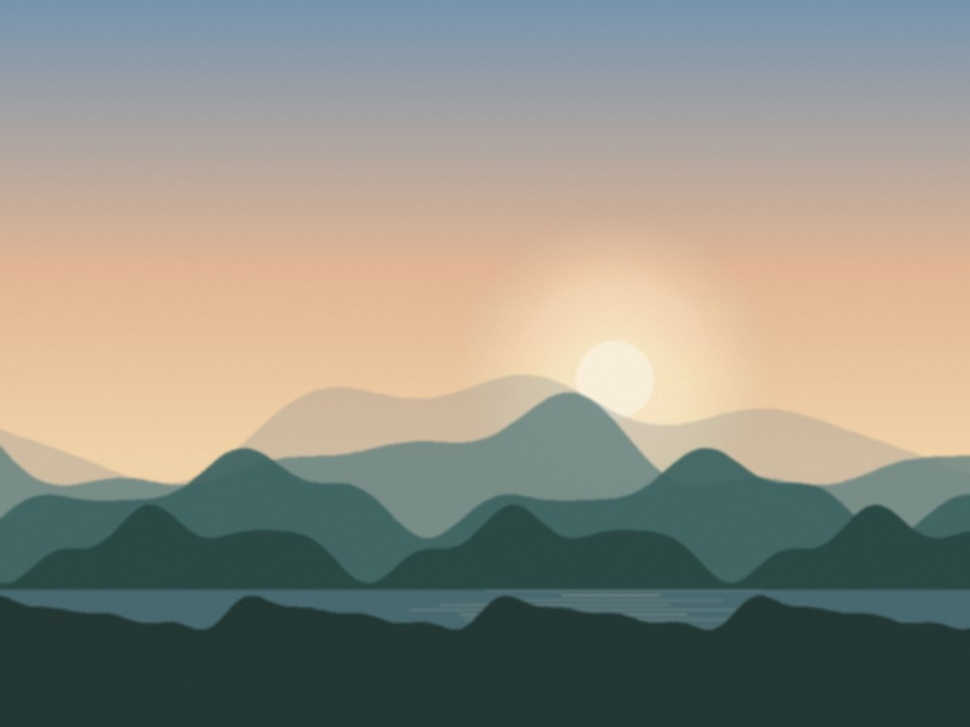
#> input picture claude/mockups/profile_20260922/sample_photo.jpg, 970 x 727 px, shrunk from 1200 x 900 before the run
$ python side_by_side.py ../mockups/profile_20260922/sample_photo.jpg ../mockups/profile_20260922/sample_photo.jpg out.png
#> lines starting #> are read from the running program, lines starting #| are printed output that depends on the picture
"""Снимок рядом с макетом: python3 claude/panels_s6/side_by_side.py <снимок.png> <макет.png> <выход.png>"""
import sys
from PIL import Image
a, b = Image.open(sys.argv[1]).convert('RGB'), Image.open(sys.argv[2]).convert('RGB')
#> a is the input picture: PIL image 970x727 RGB; mean R, G, B 143.5, 142.5, 131.4
h = max(a.height, b.height)
#> h = 727
out = Image.new('RGB', (a.width + b.width + 24, h), (128, 128, 128))
#> out: PIL image 1964x727 RGB; every value is 128
out.paste(a, (0, 0)); out.paste(b, (a.width + 24, 0))
#> after `out.paste(a, (0, 0))`:
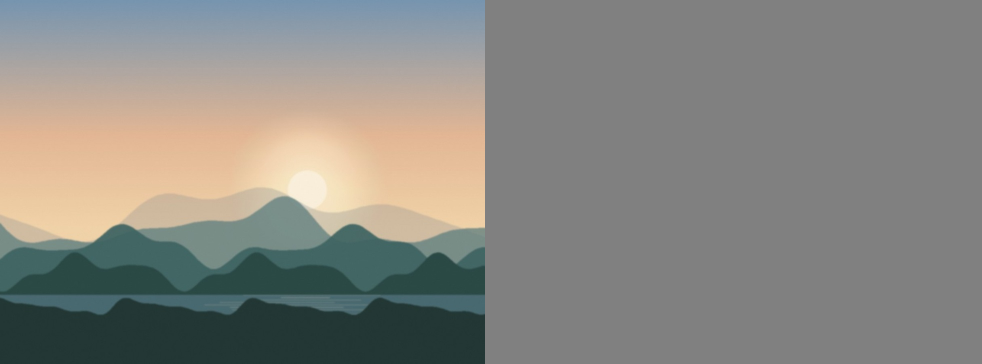
#> out: PIL image 1964x727 RGB (shown at 1/2 size); mean R, G, B 135.7, 135.2, 129.7
#> after `out.paste(b, (a.width + 24, 0))`:
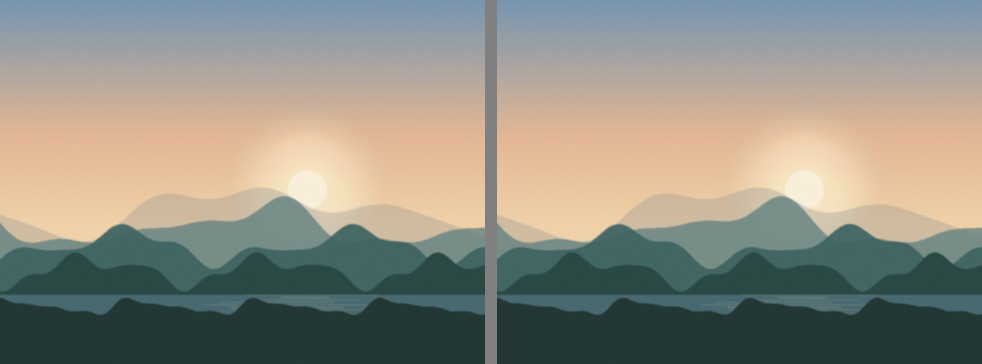
#> out: PIL image 1964x727 RGB (shown at 1/2 size); mean R, G, B 143.3, 142.3, 131.4
out.save(sys.argv[3])
